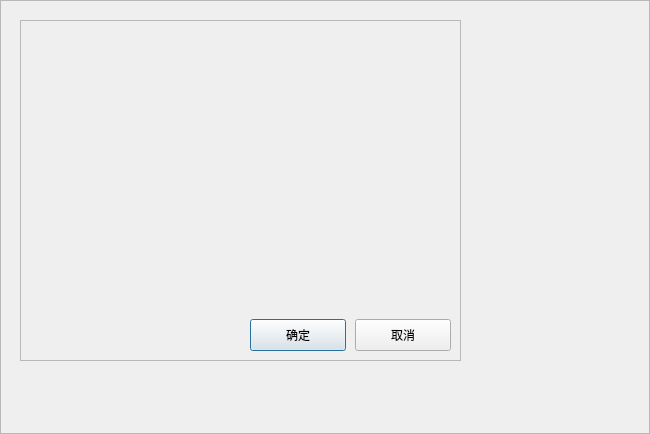
<?xml version="1.0" encoding="UTF-8"?>
<ui version="4.0">
 <class>MessageForm</class>
 <widget class="QDialog" name="MessageForm">
  <property name="geometry">
   <rect>
    <x>0</x>
    <y>0</y>
    <width>650</width>
    <height>434</height>
   </rect>
  </property>
  <property name="windowTitle">
   <string>Dialog</string>
  </property>
  <layout class="QVBoxLayout" name="verticalLayout">
   <property name="spacing">
    <number>0</number>
   </property>
   <property name="leftMargin">
    <number>0</number>
   </property>
   <property name="topMargin">
    <number>0</number>
   </property>
   <property name="rightMargin">
    <number>0</number>
   </property>
   <property name="bottomMargin">
    <number>0</number>
   </property>
   <item>
    <widget class="QFrame" name="frameMain">
     <property name="frameShape">
      <enum>QFrame::StyledPanel</enum>
     </property>
     <widget class="QFrame" name="frameContent">
      <property name="geometry">
       <rect>
        <x>20</x>
        <y>20</y>
        <width>441</width>
        <height>341</height>
       </rect>
      </property>
      <property name="frameShape">
       <enum>QFrame::StyledPanel</enum>
      </property>
      <layout class="QVBoxLayout" name="verticalLayout_2">
       <item>
        <layout class="QHBoxLayout" name="horizontalLayout_2">
         <item>
          <widget class="QLabel" name="labelIcon">
           <property name="sizePolicy">
            <sizepolicy hsizetype="Minimum" vsizetype="Expanding">
             <horstretch>0</horstretch>
             <verstretch>0</verstretch>
            </sizepolicy>
           </property>
           <property name="alignment">
            <set>Qt::AlignLeading|Qt::AlignLeft|Qt::AlignTop</set>
           </property>
           <property name="margin">
            <number>9</number>
           </property>
          </widget>
         </item>
         <item>
          <widget class="QLabel" name="labelText">
           <property name="sizePolicy">
            <sizepolicy hsizetype="Expanding" vsizetype="Expanding">
             <horstretch>0</horstretch>
             <verstretch>0</verstretch>
            </sizepolicy>
           </property>
           <property name="alignment">
            <set>Qt::AlignLeading|Qt::AlignLeft|Qt::AlignTop</set>
           </property>
           <property name="margin">
            <number>9</number>
           </property>
          </widget>
         </item>
        </layout>
       </item>
       <item>
        <layout class="QHBoxLayout" name="horizontalLayout">
         <property name="spacing">
          <number>9</number>
         </property>
         <property name="topMargin">
          <number>9</number>
         </property>
         <item>
          <spacer name="horizontalSpacer">
           <property name="orientation">
            <enum>Qt::Horizontal</enum>
           </property>
           <property name="sizeHint" stdset="0">
            <size>
             <width>40</width>
             <height>20</height>
            </size>
           </property>
          </spacer>
         </item>
         <item>
          <widget class="QPushButton" name="ButtonOK">
           <property name="sizePolicy">
            <sizepolicy hsizetype="Fixed" vsizetype="Fixed">
             <horstretch>0</horstretch>
             <verstretch>0</verstretch>
            </sizepolicy>
           </property>
           <property name="minimumSize">
            <size>
             <width>96</width>
             <height>32</height>
            </size>
           </property>
           <property name="maximumSize">
            <size>
             <width>96</width>
             <height>32</height>
            </size>
           </property>
           <property name="text">
            <string>确定</string>
           </property>
          </widget>
         </item>
         <item>
          <widget class="QPushButton" name="ButtonCancel">
           <property name="sizePolicy">
            <sizepolicy hsizetype="Fixed" vsizetype="Fixed">
             <horstretch>0</horstretch>
             <verstretch>0</verstretch>
            </sizepolicy>
           </property>
           <property name="minimumSize">
            <size>
             <width>96</width>
             <height>32</height>
            </size>
           </property>
           <property name="maximumSize">
            <size>
             <width>96</width>
             <height>32</height>
            </size>
           </property>
           <property name="text">
            <string>取消</string>
           </property>
          </widget>
         </item>
        </layout>
       </item>
      </layout>
     </widget>
    </widget>
   </item>
  </layout>
 </widget>
 <resources/>
 <connections/>
</ui>
